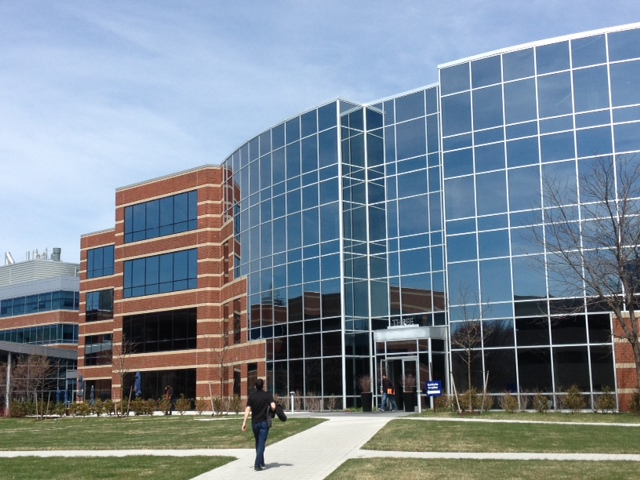
#> input picture task1/building1.jpg, 640 x 480 px
$ jupyter execute Assignment1a_2D_Transforms_24177075.ipynb
#> lines starting #> are read from the running program, lines starting #| are printed output that depends on the picture
# Activity 1a - 2D Image Transformations

Your name: Said Abdalrahim

Your ID number: 24177075

In this activity, we are going to look into 2D image transformations. We are going to look into the basics of image warping, including back-mapping to fill vacant pixels. We we also get the first taste of homogeneous coordinates and homogeneous transformations.

But first, we will start with the basics.

A couple of general notes.
 * First, I will often give you some template code to start working from in the cells. I will denote areas where you should insert your own code with a "your code here" comment.
 * Occasionally, I will ask questions that you must also answer. These will be highlighted in a different colour.
 * In the first task of the module, some code is provided below, to help you on your way. However, as we progress through the module, I will give you less and less code to start.
 * I also spell out the steps in quite some detail here, however, as we progress, I will expect to not have to give such detail.
 * You must not use external libraries other than numpy for calculations and pyplot for displaying the images. We use OpenCV just to read the images - but this must not be used elsewhere. All the libraries are imported in the first cell.

[cell 1]
###################
# code given
import cv2                      # we use this mainly to read the files
import numpy as np              # the everpresent numpy
import matplotlib.pyplot as plt # does what it says on the tin - plotting

# Read in the image. We don't want to mess with colour, so we convert to grayscale.
# Let's also have a look at the image
img = cv2.imread('building1.jpg',cv2.IMREAD_GRAYSCALE)
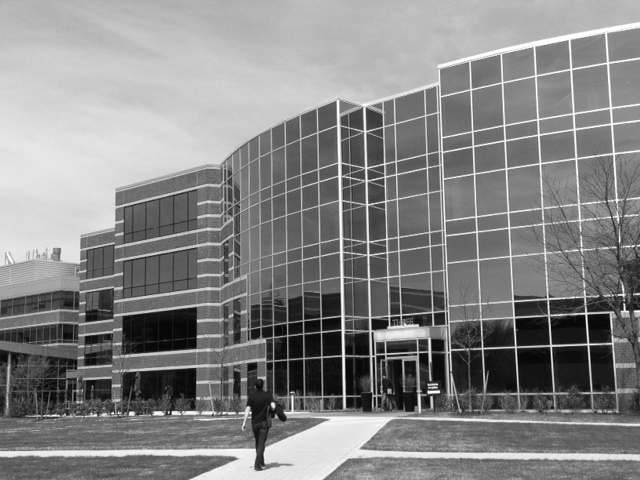
#> img: shape (480, 640); min 0, max 255, mean 133.4
plt.imshow(img,cmap='gray')

## A simple scaling

We want to implement a simple scaling, as is described in Video Lecture 1.2

The transform for scaling is given by the matrix:
$$
\textbf{T} = \begin{bmatrix}
a & 0 \\
0 & b
\end{bmatrix}
$$
and thus, to transform the points in the image, we use
$$
\begin{bmatrix} x' \\ y' \end{bmatrix} =
\begin{bmatrix}
a & 0 \\
0 & b
\end{bmatrix}
\begin{bmatrix} x \\ y \end{bmatrix}
$$
where $(x, y)$ is the point in the original image, and $(x', y')$ is the transformed point.

<font color='blue'>

#### Task:

In Python code, implement the scaling defined by the equations above. For each pixel in the original image, we will apply the transform, and put the pixel value at the resulting position in the output image.

1. Create the transformation matrix
1. Create an empty (black) image where the new image will be stored (hint [`np.zeros()`](https://numpy.org/doc/stable/reference/generated/numpy.zeros.html))
1. Iterate over all the pixels in the image (e.g., as a nested pair of for loops)
1. Apply the transformation to each pixel location (i.e., to the vector $(x, y)$ representing the pixel location). Get the result $(x', y')$ vector
1. Check that the resulting location $(x', y')$ is within the bounds of the image. You will get an error if you try to write outside of the image boundary.
1. Copy the pixel value from the input image location $(x, y)$ to the (valid) output image location $(x', y')$ (interpolated).
1. Display the resulting image ([`plt.imshow()`](https://matplotlib.org/stable/api/_as_gen/matplotlib.pyplot.imshow.html), as above)


Some hints:
* Images are stored in grids, and the index (coordinate $(x, y)$) of each grid is an integer value. However, after you transform the integer coordinate using $\textbf{T}$, there is no guarantee that the resulting coordinates $(x', y')$ will be integer values.
* What do we do? This requires [**interpolation**](https://www.cambridgeincolour.com/tutorials/image-interpolation.htm), of which two popular methods are _bilinear_ and _bicubic_. However, for this task, we will just round our values to the nearest integer (which is, in fact, called _nearest neighbour_ interpolation).
* To do this, once you have transformed a point, I suggest to round to the nearest integer using [`np.rint()`](https://numpy.org/doc/stable/reference/generated/numpy.rint.html) and then cast to an `int` type using [`.astype(int)`](https://numpy.org/doc/stable/reference/generated/numpy.ndarray.astype.html)

</font>

[cell 2]
# Create a new empty image of the size of the original

def scale_image(scale_x, scale_y, shape):
    """
    Scales an image by the given scale factors along the x and y axes.
    Parameters:
    scale_x (float): The scaling factor along the x-axis.
    scale_y (float): The scaling factor along the y-axis.
    shape (tuple): The shape of the new image as (height, width).
    Returns:
    numpy.ndarray: The scaled image with the specified shape.
    """
#> called with scale_x = 1.6, scale_y = 1.2, shape = (480, 640)
    img_new = np.zeros(shape)

    # Create the transform matrix
    T = np.array([[scale_x,0],
                [0,scale_y]])


    for y in range(img.shape[0]):  # rows
        for x in range(img.shape[1]):  # columns

            pt = np.array([x,y])

            pt_new = T @ pt

            # check that the resulting point is within the image bounds
            pt_new_rounded = np.rint(pt_new).astype(int)
            if (0 <= pt_new_rounded[0] < img_new.shape[1]) and (0 <= pt_new_rounded[1] < img_new.shape[0]):
                img_new[pt_new_rounded[1]][pt_new_rounded[0]] = img[y][x]
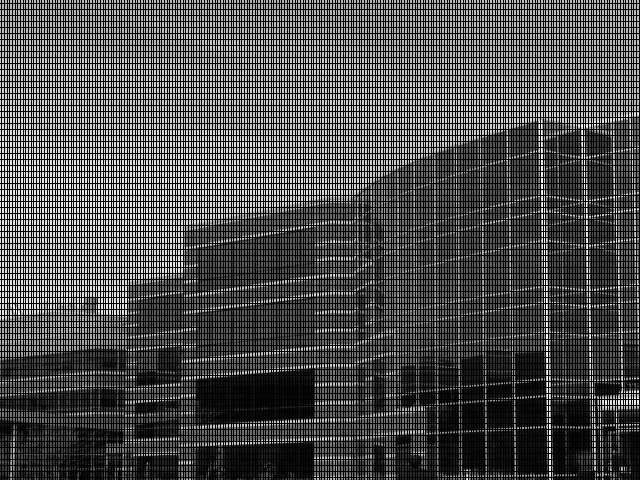
#> img_new: shape (480, 640) float64; min 0, max 255, mean 73.5

    return img_new

img_new = scale_image(1.6, 1.2, img.shape)
# Display the new image
plt.imshow(img_new,cmap='gray')
plt.show()

<font color='blue'>

###### Question: Some of the image has disappeared. Why? [Hint](https://blogs.mathworks.com/steve/2006/04/28/spatial-transforms-forward-mapping/)

This happens because the new image created has a size equal to the original image, rather than the scaled size, this can be easily resolved by scaling the new image size as well.

<font color='blue'>

###### Question: Make sure your matrix contains scaling factors greater than 1 (i.e., causing an upscaling). Why are there black pixels?

the black pixels are called gaps and they happen when an output pixel from the scaling doesn't receive any input image pixels, this can be resolved by using inverse mapping.

## Back-mapping the pixels

In the last task, we ended up with black pixels (vacant pixels) in the resulting image. Now we will address this using the method of back mapping, also call [inverse mapping](https://blogs.mathworks.com/steve/2006/05/05/spatial-transformations-inverse-mapping/).

Let's look at forward mapping first. Consider each input image pixel in turn. For each input image pixel:

Forward mapping:
1. Determine its location in input space, $(x, y)$.
1. Map that location to output space using $(x',y')^\top = \textbf{T}(x,y)^\top$.
1. Figure out which output pixel contains the location $(x',y')$. I.e., convert to integer values.
1. Copy the input pixel value to that output pixel.

This diagram illustrates the procedure:

Forward mapping has two main disadvantages as a computational procedure: gaps and overlaps. Depending on specific spatial transform function, you may have some output pixels that did not receive any input image pixels; these are the gaps. You may also have some output pixels that received more than one input image pixel; these are the overlaps. In both cases, it is challenging to figure out a reasonable way to set those output pixels.

Because of the disadvantages of the forward mapping method, most of the practical implementations use a different technique, called back/inverse mapping.

Here's how it works:

Locate your output image pixel grid somewhere in output space. Then for each output pixel on the grid:

1. Apply the **inverse** spatial transformation to determine the corresponding location in input space: $(x,y)^\top = \textbf{T}^{-1}(x',y')^\top$.
1. Using the input image pixels nearest to $(x,y)$, *interpolate* to get an approximate value for the input image at $(x,y)$.
1. Use that value for the output pixel.

This diagram illustrates the procedure:

This method completely avoids problems with gaps and overlaps. You just have to decide which interpolation method to you (below, as above, we use the simplest nearest neighbour interpolation), and you also have to establish a rule for what value to use when $(x,y)$ isn't within the input image pixel grid.

<font color='blue'>

#### Task:

In Python code, implement the scaling using back mapping. For each pixel in the output image, we will apply the inverse transform, and copy the pixel value to the resulting position in the output image.

1. Create the transformation matrix
1. Invert the transformation ([`np.linalg.inv()`](https://numpy.org/doc/stable/reference/generated/numpy.linalg.inv.html))
1. Create an empty (black) image where the new image will be stored (hint [`np.zeros()`](https://numpy.org/doc/stable/reference/generated/numpy.zeros.html))
1. Iterate over all the pixels in the **output** image (e.g., as a nested pair of for loops)
1. Apply the inverse transformation to each output pixel location (i.e., to the vector $(x', y')$ representing the output pixel location). Get the result $(x, y)$ vector representing the input pixel location
1. Check that the resulting location $(x, y)$ is within the bounds of the input image. You will get an error if you try to read outside of the image boundary.
1. Copy the (valid) pixel value from the input image location $(x, y)$ (interpolated) to the output image location $(x', y')$.
1. Display the resulting image ([`plt.imshow()`](https://matplotlib.org/stable/api/_as_gen/matplotlib.pyplot.imshow.html), as above)

As above, use nearest neighbour interpolation.

</font>

[cell 3]
def back_map_transform(T, shape):
    """
    Applies a backward mapping transformation to an image using the given transformation matrix.
    Parameters:
    T (numpy.ndarray): The transformation matrix to be applied.
    shape (tuple): The shape of the output image (height, width).
    Returns:
    numpy.ndarray: The transformed image with the specified shape.
    """
#> called with T = array of shape (2, 2), shape = (480, 640)
    T_inv = np.linalg.inv(T)
    img_new = np.zeros(shape)

    for y_new in range(img_new.shape[0]):  # rows
        for x_new in range(img_new.shape[1]):  # cols

            pt = np.array([x_new,y_new])

            # apply the inverse transform to the scaled point to get original point estimate
            pt_new = T_inv @ pt

            # round the point to the nearest integer
            pt_new_rounded = np.rint(pt_new).astype(int)
            # check that the resulting point is within the input image bounds
            if (0 <= pt_new_rounded[0] < img.shape[1]) and (0 <= pt_new_rounded[1] < img.shape[0]):
                img_new[y_new][x_new] = img[pt_new_rounded[1]][pt_new_rounded[0]]
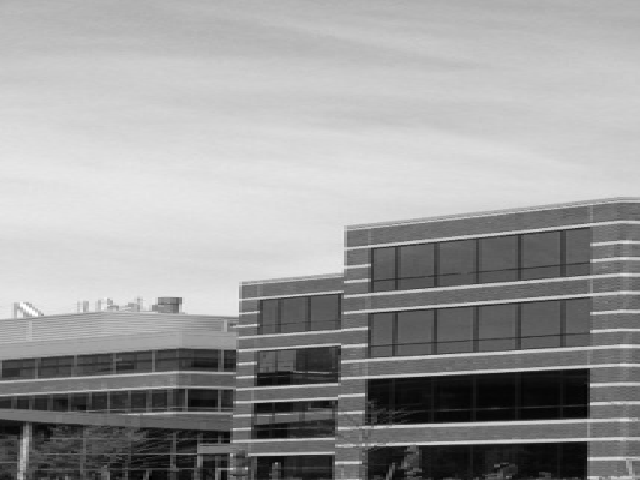
#> img_new: shape (480, 640) float64; min 0, max 255, mean 155.2

    return img_new

def inverse_scale(scale_x, scale_y, shape):
    """
    Applies an inverse scaling transformation to a given shape.

    Parameters:
    scale_x (float): The scaling factor along the x-axis.
    scale_y (float): The scaling factor along the y-axis.
    shape (array-like): The shape to be transformed, typically a set of points.

    Returns:
    array-like: The transformed shape after applying the inverse scaling.
    """
    T = np.array([[scale_x,0],
                 [0,scale_y]])
    return back_map_transform(T, shape)

img_new = inverse_scale(3, 1.2, img.shape)

plt.imshow(img_new,cmap='gray')
plt.show()

<font color='blue'>

###### Question: Why does this fill the gaps?

for the gaps we calculated the inverse transform and then interpolate the point coordinates, and then take the value of the original estimated pixel and use it for the gaps.

<font color='blue'>

###### Question: We use the inverse of the scaling matrix above. To estimate this, we use the Numpy function. But how would we calculate it directly, for the scaling matrix? Or, to put it another way, what does the inverse of the scaling matrix look like?

the inverse of the scaling matrix would simply be the inverse of the scaling itself, for example if the scaling matrix is S = [[sx, 0],[0,sy]] then S^-1 = [[1/sx,0],[0,1/sy]].
The inverse here reverts the scaling operation originally done on the matrix, or a better way of saying it, is that it scales it back in the opposite direction.

## More transforms

### Shear and Rotation

You now have a template for applying arbitrary 2D transforms to an image, using back-mapping.

Recall, the shearing transform is given by
$$
\textbf{T}_s = \begin{bmatrix}
1 & a \\
b & 1
\end{bmatrix}
$$
Where $a$ and $b$ are the shearing parameters, in this case. Rotation is given by
$$
\textbf{T}_r = \begin{bmatrix}
\cos(\theta) & -\sin(\theta) \\
\sin(\theta) & \cos(\theta)
\end{bmatrix}
$$
Where $\theta$ is the rotation angle. Rotation matrices are typically also denoted $\textbf{R}$.

<font color='blue'>

#### Task:

In two separate cells, transform the the image using:
 * Shear
 * Rotation

You can feel free to copy down and adapt your code from above.

apply_transform is a general function that is used in conjunction with any transform to apply it to the pixels

this first cell has the utility function definition as well as the shear operation

[cell 4]
def shear(scale_a, scale_b, shape):
    """
    Applies a shear transformation to a given shape.

    Parameters:
    scale_a (float): The shear factor along the x-axis.
    scale_b (float): The shear factor along the y-axis.
    shape (ndarray): The coordinates of the shape to be transformed.

    Returns:
    ndarray: The coordinates of the transformed shape.
    """
    T = np.array([[1,scale_a],
                 [scale_b,1]])
    return back_map_transform(T, shape)
#> call 2 of back_map_transform, with T = array of shape (2, 2), shape = (480, 640)
#> after the loop in back_map_transform (call 2), `for y_new in range(img_new.shape[0]):`:
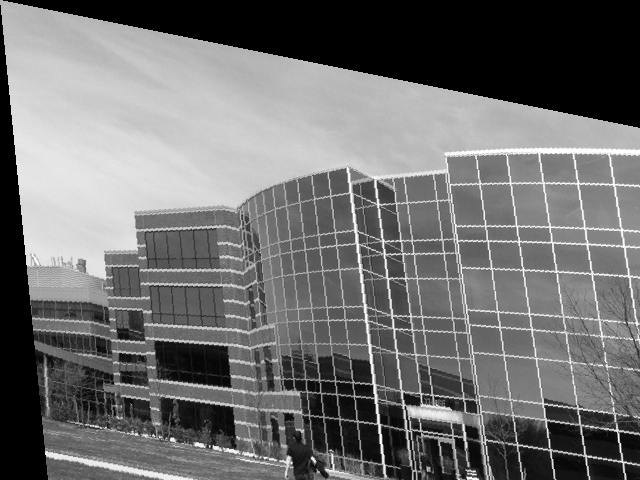
#> img_new: shape (480, 640) float64; min 0, max 255, mean 111.5


img_new = shear(0.1, 0.2, img.shape)

# Display the new image
plt.imshow(img_new,cmap='gray')
plt.show()

this cell contains the rotation operation using the defined utility function above

[cell 5]
def rotate(theta):
    """
    Generates a 2D rotation matrix for a given angle.
    Parameters:
    theta (float): The angle in radians by which to rotate.
    Returns:
    numpy.ndarray: A 2x2 rotation matrix.
    """
    theta = np.radians(theta)
    T = np.array([[np.cos(theta), -np.sin(theta)],
                  [np.sin(theta), np.cos(theta)]])

    return T

# degree in radians
img_new = back_map_transform(rotate(0.3), img.shape)
#> call 3 of back_map_transform, with T = array of shape (2, 2), shape = (480, 640)
#> after the loop in back_map_transform (call 3), `for y_new in range(img_new.shape[0]):`:
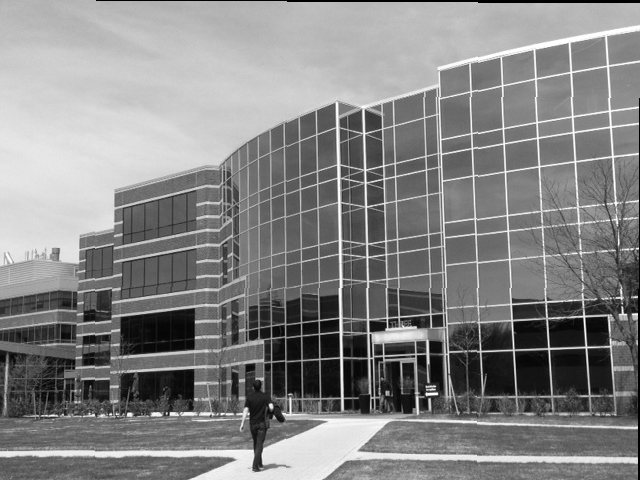
#> img_new: shape (480, 640) float64; min 0, max 255, mean 132.7

plt.imshow(img_new,cmap='gray')
plt.show()

<font color='blue'>

###### Question: why does the rotation "rotate" in a clockwise manner with positive angles?

this is because the positive y axis in the image points downwards, that means when we rotate by a positive angle we are rotating clockwise, and thus the image goes down.

## Combining 2D transformations

The 2D transformations can be combined together, through matrix multiplication. Say we have two different transforms, $\textbf{T}_1$ and $\textbf{T}_2$. We have an image, that we wish to transform by $\textbf{T}_2$ first, and then $\textbf{T}_1$. Well, instead of doing two matrix multiplications on every point in the image, we can combine the transformations into a single matrix through matrix multiplication ($\textbf{T} = \textbf{T}_1\textbf{T}_2$, where $\textbf{T}$ is the overall matrix representation of the two transformations), and thus apply the two transforms using a single matrix multiplication.

<font color='blue'>

#### Task:

Combine the shear and rotation transformation by defining each matrix separately, and then multiplying them together.

In one code cell, apply it as $\textbf{T} = \textbf{T}_s\textbf{T}_r$

In another code cell, apply it as $\textbf{T} = \textbf{T}_r\textbf{T}_s$ (inverting the order of multiplication of the matrices)

in this first cell we define a function that creates the transformation matrices for us. following this we apply the transform T_S . T_R, which does the rotation first then the shearing.

[cell 6]
def get_tr_ts(scale_a, scale_b, theta, shape):
    """
    Generate transformation matrices for rotation and scaling, and return them along with the shape.

    Parameters:
    scale_a (float): Scaling factor for the x-axis.
    scale_b (float): Scaling factor for the y-axis.
    theta (float): Angle in radians for the rotation transformation.
    shape (array-like): The shape to be transformed.

    Returns:
    list: A list containing the rotation matrix, scaling matrix, and the shape.
    """
    T_R = rotate(theta)
    T_S = np.array([[1,scale_a],
                 [scale_b,1]])
    return [T_R, T_S, shape]

T_R, T_S, shape = get_tr_ts(0.1, 0.2, 10, img.shape)

new_img = back_map_transform(T_S @ T_R, shape)
#> call 4 of back_map_transform, with T = array of shape (2, 2), shape = (480, 640)
#> after the loop in back_map_transform (call 4), `for y_new in range(img_new.shape[0]):`:
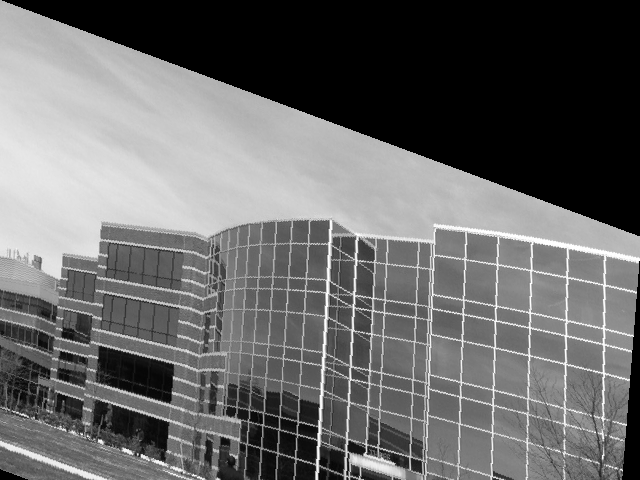
#> img_new: shape (480, 640) float64; min 0, max 255, mean 104.8

# display the new image
plt.imshow(new_img,cmap='gray')
plt.show()

in this cell we reuse the transformation matrices but apply them in the opposite order, with shear first then rotation

[cell 7]
new_img = back_map_transform(T_R @ T_S, shape)
#> (the rest of the program and of its run is left out)
